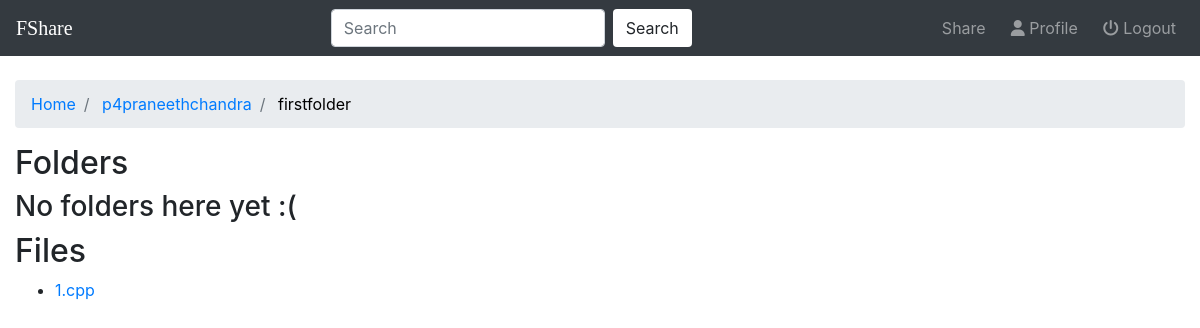
The page /home/detail/23 on the database as committed earlier.
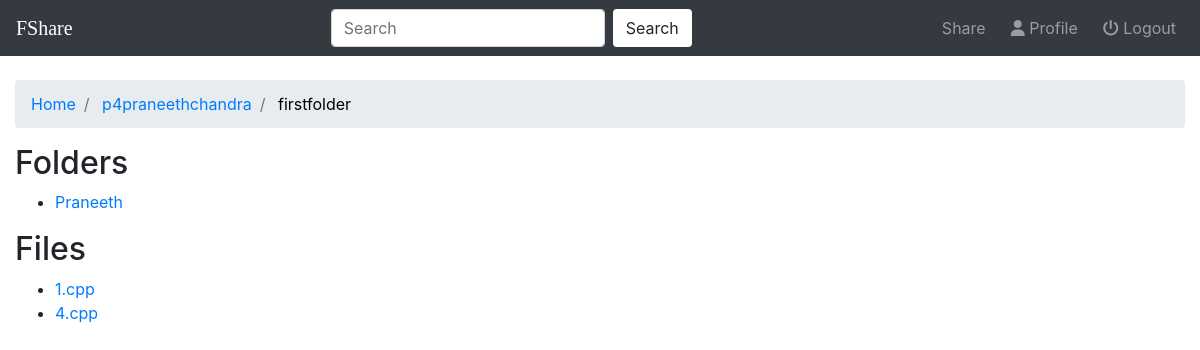
The same page on the database as committed later.
### fileshare/models.py (models this page shows, shortened)
class Folder(models.Model):
    user = models.ForeignKey(User,on_delete=models.CASCADE,default=1)
    name = models.CharField(max_length=50)
    linkedfolder = models.ForeignKey("self",on_delete=models.CASCADE,null=True,blank=True)
    lastmodified = models.DateTimeField(auto_now=True)
    def __str__(self):
        return self.name

class File(models.Model):
    user = models.ForeignKey(User,on_delete=models.CASCADE,default=1)
    folder=models.ForeignKey(Folder,on_delete=models.CASCADE,null=True,blank=True)
    name = models.CharField(max_length=50,null=True,blank=True)
    file=models.FileField(upload_to='files');
    created_on = models.DateTimeField(auto_now_add=True)

### home/views.py (the view)
# urls.py: path('detail/<int:folder_id>', views.userdetails,name='userdetails'),
def userdetails(request,folder_id):
    folder = get_object_or_404(Folder,pk=folder_id)
    files = folder.file_set.all()
    folders = folder.folder_set.all()
    temp = folder
    parent_list = []
    user = folder.user
    parent_list.append(temp)
    while temp.linkedfolder:
        parent = temp.linkedfolder
        parent_list.append(parent)
        temp = parent
    active_folder = parent_list[0]
    parent_list.reverse()
    print(parent_list)
    context={'folder':folder,'folders':folders,'files':files,'folder_id':folder_id,'parent_list':parent_list,'active_folder':active_folder,'u':user}
    return render(request,'home/userdetails.html',context)

### home/templates/home/userdetails.html
{% extends 'home/base.html' %}
{% block body %}
<ol class="breadcrumb">
  <li class="breadcrumb-item"> <a href="{% url 'home:users' %}"> Home </a></li>
  <li class="breadcrumb-item"> <a href="{% url 'home:userindex' u.pk %}"> {{ u.username }} </a> </li>
  {% for parent in parent_list %}
    {% if parent is not active_folder %}
      <li class="breadcrumb-item"> <a href="{% url 'home:userdetails' parent.id %}"> {{ parent }}</a> </li>
    {% else %}
    <li class="breadcrumb-item active" aria-current="page"><a href="{% url 'home:userdetails' parent.id %}" style="color:black"> {{ parent }}</a></li>
    {% endif %}
  {% endfor %}
</ol>
<h2>Folders</h2>
{% if folders %}
<ul>
  {% for f in folders %}
  <li> <a href="{% url 'home:userdetails' f.id %}">{{ f }} </a> </li>
  {% endfor %}
</ul>
{% else %}
  <h3> No folders here yet :( </h3>
{% endif %}
<h2>Files</h2>
<ul>
  {% if files %}
  {% for file in files %}
  <li> <a href="{{ file.file.url }}" target="_blank">{{ file.name }}</a>
  </li>
  {% endfor %}
</ul>
{% else %}
  <h3> No files here yet :( </h3>
{% endif %}
{% endblock %}

Rows that differ between the two databases and show on the page:
added Folder: name "Praneeth", shown under "Folders"
added File: name "4.cpp"
Other text that changed with them:
text no longer shown: "No folders here yet :("
